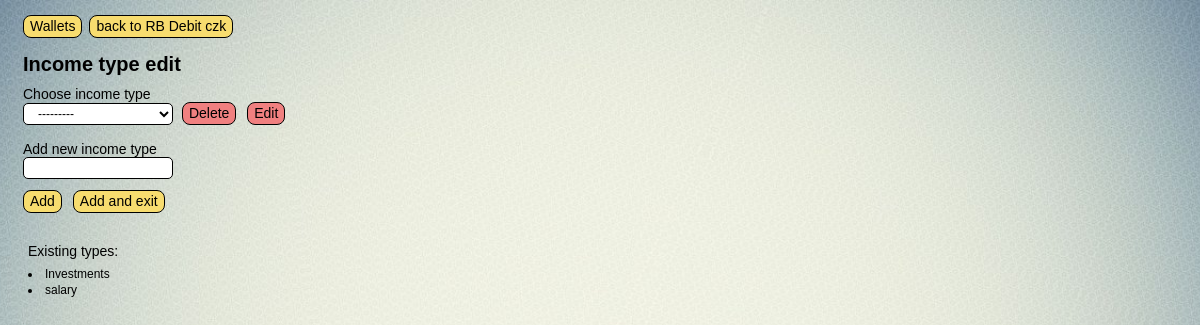
Before: /finance/home_wlt/2/add_income_type/ with the older database file.
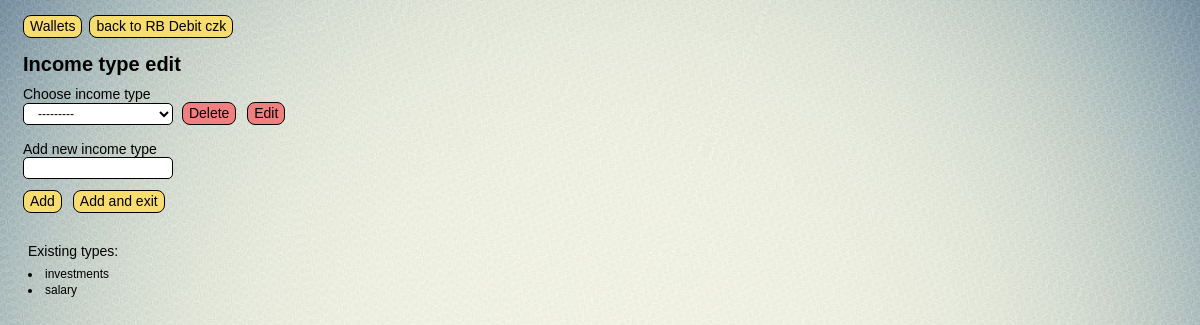
After: the same page with the newer database file.
### finance/models.py (models this page shows)
class Income_type(models.Model):
    name = models.CharField(max_length=30, db_index=True, unique=True, verbose_name ='income type')
    def __str__(self):
        return self.name
    class Meta:
        verbose_name = 'income type'
        verbose_name_plural = 'income types'
        ordering = ['name']

### finance/views.py (the view, shortened to what this page needs)
# urls.py: path('home_wlt/<int:w_pk>/add_income_type/', add_income_type, name='add_income_type'),
def add_income_type(request, w_pk):#_________________________________________add_income_type
    current_wlt = get_object_or_404(Wallet, pk=w_pk)
    message = None
    form = Form_add_income_type(request.POST or None, prefix="form")
    return render(request, 'finance/tmplt_add_income_type.html', {
        'form': form,
        'w_pk': w_pk,
        'current_wlt': current_wlt,
        'message': message
    })

### finance/forms.py
class Form_add_income_type(forms.Form):#______________________________________________Form_add_income_type
    choices = forms.ModelChoiceField(
        queryset=Income_type.objects.all(),
        required=False,
        label="Choose income type",
        widget=forms.Select(attrs={'style': 'width: 150px;'}))
    new_value = forms.CharField(
        max_length=255,
        required=False,
        label="Add new income type",
        widget=forms.TextInput(attrs={'style': 'width: 150px;'}))

### finance/models.py (called while the page is built)
    def __str__(self):
        return self.f_name

### finance/templates/finance/tmplt_add_income_type.html (shortened to what this page needs)
{% extends 'layout/basic.html' %}
{% load static %}
{% block menu %}
    <div class='nav'>
        <button class="btn nav_btn" onclick="location.href='{% url 'home' %}'">Wallets</button>
        <button class="btn nav_btn" onclick="location.href='{% url 'home_wlt' w_pk%}'">back to {{current_wlt}}</button>
    </div>
{% endblock %}
{% block header %}
    <h1>Income type edit</h1>
{% endblock %}
{% block left_side %}
    <form method="POST">
        <label for="{{ form.choices.id_for_label }}">{{ form.choices.label }}</label><br>
        {{ form.choices }}
        <button class="btn nav_btn btn_red" type="submit" name="delete">Delete</button>
        <button class="btn nav_btn btn_red" type="submit" name="edit">Edit</button>
        <br><br>
        <label for="{{ form.new_value.id_for_label }}">{{ form.new_value.label }}</label><br>
        {{ form.new_value }}<br><br>
        <button class="btn nav_btn" type="submit" name="add">Add</button>
        <button class="btn nav_btn" type="submit" name="add_exit">Add and exit</button>
    </form>
    {% if form.choices.field.queryset.exists %}
        <p class="msg">Existing types:</p>
        {% for income in form.choices.field.queryset %}
            <li class="types_lst">{{ income }}</li>
        {% endfor %}
    {% endif %}
{% endblock %}

Changed rows visible on the page:
changed Income_type: name "Investments" → "investments"
